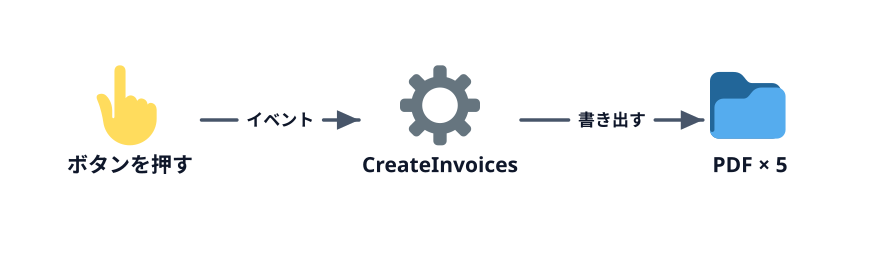

Python code for this plot:
"""5-3 サムネ: ボタンを押す → マクロが動く → 請求書シートと PDF ができる（SOURCE-PATH-GOAL）。"""
import sys
sys.path.insert(0, "/Users/seekseep/.claude/skills/genfig")
from genfig import Canvas

c = Canvas(880, 260)
button = c.node(130, 120, "ボタンを押す", emoji_cp="1f446")          # 👆
macro = c.node(440, 120, "CreateInvoices", emoji_cp="2699")          # ⚙️
pdf = c.node(750, 120, "PDF × 5", emoji_cp="1f4c1")                  # 📁
c.link(button, macro, label="イベント")
c.link(macro, pdf, label="書き出す")
c.save("00-thumbnail.svg")
